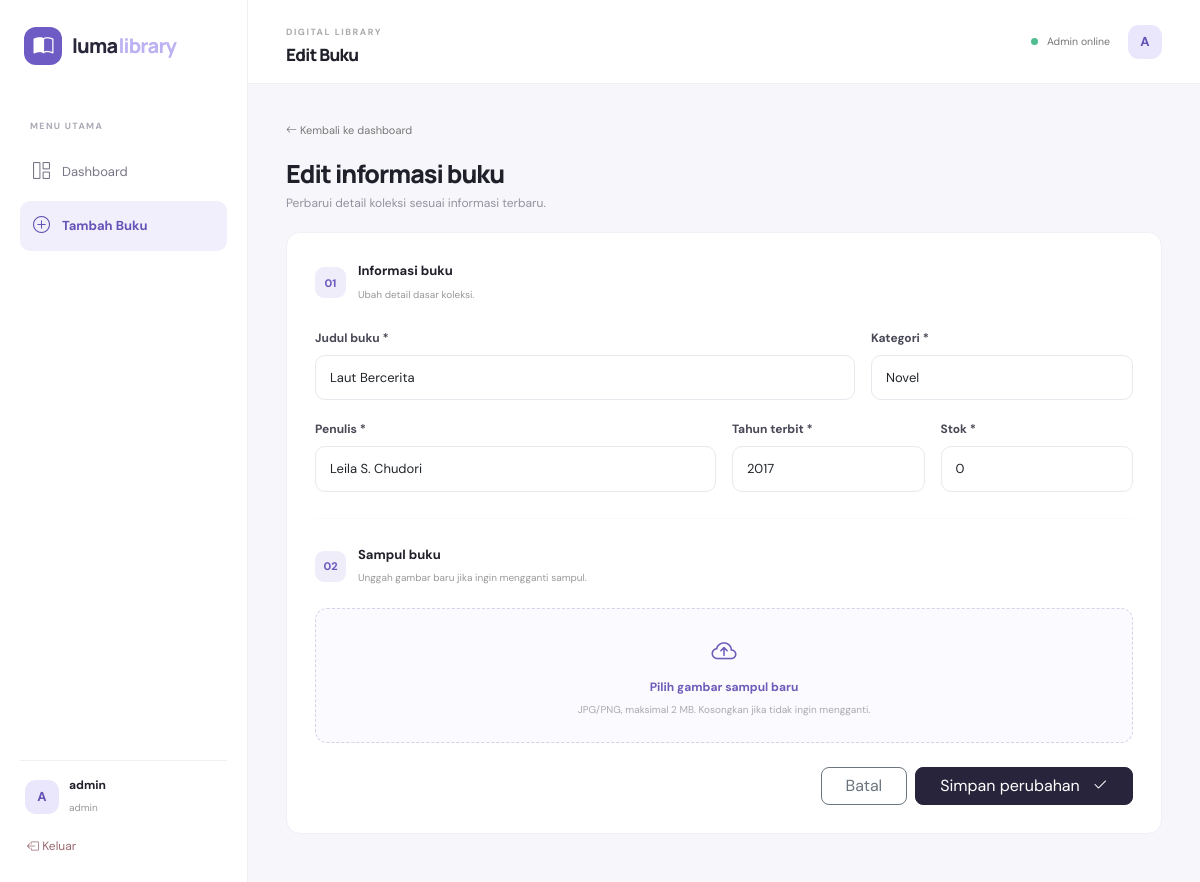
The app's page /edit_buku.php?id=2 (signed in) with its own data.
### tables this page shows
CREATE TABLE IF NOT EXISTS buku (
    id INT AUTO_INCREMENT PRIMARY KEY,
    judul VARCHAR(180) NOT NULL,
    kategori VARCHAR(80) NOT NULL,
    penulis VARCHAR(120) NOT NULL,
    tahun SMALLINT UNSIGNED NOT NULL,
    stok INT UNSIGNED NOT NULL DEFAULT 0,
    sampul VARCHAR(255) NULL,
    created_at TIMESTAMP DEFAULT CURRENT_TIMESTAMP
);

### config/auth.php (called while the page is built, shortened)
<?php
function e($value): string {
    return htmlspecialchars((string)$value, ENT_QUOTES, 'UTF-8');
}

### edit_buku.php (the view, shortened to what this page needs)
<?php
require_once __DIR__ . '/config/auth.php'; wajib_admin(); require_once __DIR__ . '/config/layout.php';
$id=filter_input(INPUT_GET,'id',FILTER_VALIDATE_INT);
$stmt=$pdo->prepare('SELECT * FROM buku WHERE id=?'); $stmt->execute([$id]); $b=$stmt->fetch();
?>
<div class="form-heading"><a href="dashboard.php" class="back-link"><i class="bi bi-arrow-left"></i> Kembali ke dashboard</a><h2>Edit informasi buku</h2><p>Perbarui detail koleksi sesuai informasi terbaru.</p></div>
<form action="proses_edit.php" method="POST" enctype="multipart/form-data" class="content-card form-card">
<div class="section-title"><span>01</span><div><b>Informasi buku</b><small>Ubah detail dasar koleksi.</small></div></div>
<div class="row g-3"><div class="col-md-8"><label class="form-label">Judul buku *</label><input class="form-control" name="judul" required maxlength="180" value="<?= e($b['judul']) ?>"></div>
<div class="col-md-4"><label class="form-label">Kategori *</label><input class="form-control" name="kategori" required maxlength="80" value="<?= e($b['kategori']) ?>"></div>
<div class="col-md-6"><label class="form-label">Penulis *</label><input class="form-control" name="penulis" required maxlength="120" value="<?= e($b['penulis']) ?>"></div>
<div class="col-md-3"><label class="form-label">Tahun terbit *</label><input class="form-control" type="number" name="tahun" min="1000" max="<?= date('Y') ?>" required value="<?= e($b['tahun']) ?>"></div>
<div class="col-md-3"><label class="form-label">Stok *</label><input class="form-control" type="number" name="stok" min="0" required value="<?= e($b['stok']) ?>"></div></div>
<hr class="soft-divider"><div class="section-title"><span>02</span><div><b>Sampul buku</b><small>Unggah gambar baru jika ingin mengganti sampul.</small></div></div>
<label class="upload-area"><i class="bi bi-cloud-arrow-up"></i><b id="file-name">Pilih gambar sampul baru</b><small>JPG/PNG, maksimal 2 MB. Kosongkan jika tidak ingin mengganti.</small></label>
<div class="d-flex justify-content-end gap-2 mt-4"><a href="dashboard.php" class="btn btn-outline-secondary rounded-3 px-4">Batal</a><button class="btn btn-dark rounded-3 px-4">Simpan perubahan <i class="bi bi-check2 ms-2"></i></button></div>
</form>

### assets/css/style.css (style rules this page uses)
:root { --ink:#20202b;--muted:#858593;--purple:#7966d8;--line:#eeeef3;--bg:#f7f7fb }
* { box-sizing:border-box }
body { font-family:'DM Sans',sans-serif;color:var(--ink);background:var(--bg) }
h1,h2,h3,h4,h5,.brand { font-family:'Manrope',sans-serif;letter-spacing:-.04em }
.form-label { font-size:12px;font-weight:700;color:#484856;margin-bottom:8px }
.form-control { border:1px solid #e8e8ef;border-radius:10px;padding:12px 14px;font-size:13px;box-shadow:none!important }
.btn-dark { background:#28243b;border-color:#28243b }
.app-page { background:#f7f7fb;min-height:100vh }
.stat-card,.content-card { background:#fff;border:1px solid #f0eff5;border-radius:14px }
.content-card { padding:23px }
.form-heading { margin:3px 0 20px }
.back-link { font-size:11px;color:#777;text-decoration:none }
.form-heading h2 { font-weight:800;font-size:25px;margin:18px 0 5px }
.form-heading p { font-size:12px;color:#92919e }
.form-card { max-width:900px;padding:28px }
.section-title { display:flex;align-items:center;gap:12px;margin-bottom:20px }
.section-title>span { width:31px;height:31px;border-radius:9px;background:#f0edfb;color:#6d5abc;display:grid;place-items:center;font-size:11px;font-weight:800 }
.section-title b { display:block;font-size:13px }
.section-title small { font-size:10px;color:#999 }
.soft-divider { border-color:#efeff4;margin:26px 0 }
.upload-area { border:1px dashed #d7d3e6;border-radius:12px;min-height:135px;display:flex;align-items:center;justify-content:center;flex-direction:column;gap:6px;background:#fbfaff;color:#6e5bb8;cursor:pointer }
.upload-area>i { font-size:25px }
.upload-area b { font-size:12px }
.upload-area small { font-size:10px;color:#aaa }

### records on screen
buku: judul "Laut Bercerita", kategori "Novel", penulis "Leila S. Chudori", tahun "2017", stok "0"

### other values on screen
substr($_SESSION['username'],0,1) "A"
$_SESSION['username'] "admin"
$_SESSION['role'] "admin"
$title "Edit Buku"
